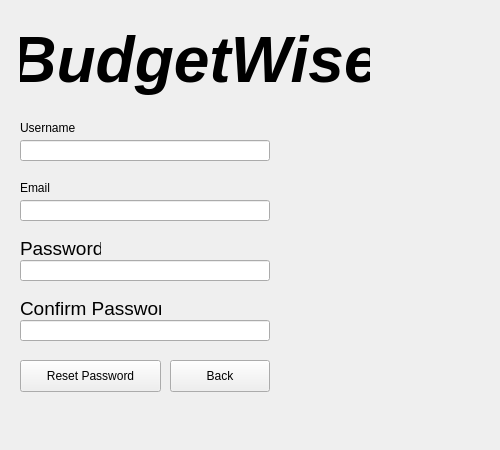
<?xml version="1.0" encoding="UTF-8"?>
<ui version="4.0">
 <class>ForgotPasswordWindow</class>
 <widget class="QWidget" name="ForgotPasswordWindow">
  <property name="geometry">
   <rect>
    <x>0</x>
    <y>0</y>
    <width>500</width>
    <height>450</height>
   </rect>
  </property>
  <property name="windowTitle">
   <string>Form</string>
  </property>
  <widget class="QLabel" name="titleLabel">
   <property name="geometry">
    <rect>
     <x>20</x>
     <y>20</y>
     <width>350</width>
     <height>80</height>
    </rect>
   </property>
   <property name="font">
    <font>
     <pointsize>48</pointsize>
     <italic>true</italic>
     <bold>true</bold>
    </font>
   </property>
   <property name="text">
    <string>BudgetWise</string>
   </property>
   <property name="alignment">
    <set>Qt::AlignCenter</set>
   </property>
  </widget>
  <widget class="QLabel" name="usernameLabel">
   <property name="geometry">
    <rect>
     <x>20</x>
     <y>120</y>
     <width>81</width>
     <height>16</height>
    </rect>
   </property>
   <property name="text">
    <string>Username</string>
   </property>
  </widget>
  <widget class="QLabel" name="emailStatusLabel">
   <property name="geometry">
    <rect>
     <x>90</x>
     <y>180</y>
     <width>200</width>
     <height>16</height>
    </rect>
   </property>
   <property name="text">
    <string/>
   </property>
  </widget>
  <widget class="QLineEdit" name="emailInput">
   <property name="geometry">
    <rect>
     <x>20</x>
     <y>200</y>
     <width>250</width>
     <height>21</height>
    </rect>
   </property>
  </widget>
  <widget class="QLabel" name="usernameStatusLabel">
   <property name="geometry">
    <rect>
     <x>90</x>
     <y>120</y>
     <width>200</width>
     <height>16</height>
    </rect>
   </property>
   <property name="text">
    <string/>
   </property>
  </widget>
  <widget class="QLineEdit" name="usernameInput">
   <property name="geometry">
    <rect>
     <x>20</x>
     <y>140</y>
     <width>250</width>
     <height>21</height>
    </rect>
   </property>
  </widget>
  <widget class="QLabel" name="emailLabel">
   <property name="geometry">
    <rect>
     <x>20</x>
     <y>180</y>
     <width>81</width>
     <height>16</height>
    </rect>
   </property>
   <property name="text">
    <string>Email</string>
   </property>
  </widget>
  <widget class="QPushButton" name="resetPassword">
   <property name="geometry">
    <rect>
     <x>20</x>
     <y>360</y>
     <width>141</width>
     <height>32</height>
    </rect>
   </property>
   <property name="text">
    <string>Reset Password</string>
   </property>
  </widget>
  <widget class="QLabel" name="passwordLabel">
   <property name="geometry">
    <rect>
     <x>20</x>
     <y>240</y>
     <width>81</width>
     <height>16</height>
    </rect>
   </property>
   <property name="font">
    <font>
     <pointsize>14</pointsize>
    </font>
   </property>
   <property name="text">
    <string>Password </string>
   </property>
  </widget>
  <widget class="QLabel" name="passwordStatusLabel">
   <property name="geometry">
    <rect>
     <x>110</x>
     <y>240</y>
     <width>200</width>
     <height>16</height>
    </rect>
   </property>
   <property name="text">
    <string/>
   </property>
  </widget>
  <widget class="QLineEdit" name="passwordInput">
   <property name="geometry">
    <rect>
     <x>20</x>
     <y>260</y>
     <width>250</width>
     <height>21</height>
    </rect>
   </property>
   <property name="font">
    <font>
     <pointsize>14</pointsize>
    </font>
   </property>
   <property name="echoMode">
    <enum>QLineEdit::Password</enum>
   </property>
  </widget>
  <widget class="QLineEdit" name="confirmPasswordInput">
   <property name="geometry">
    <rect>
     <x>20</x>
     <y>320</y>
     <width>250</width>
     <height>21</height>
    </rect>
   </property>
   <property name="font">
    <font>
     <pointsize>14</pointsize>
    </font>
   </property>
   <property name="echoMode">
    <enum>QLineEdit::Password</enum>
   </property>
  </widget>
  <widget class="QLabel" name="confirmPasswordLabel">
   <property name="geometry">
    <rect>
     <x>20</x>
     <y>300</y>
     <width>141</width>
     <height>16</height>
    </rect>
   </property>
   <property name="font">
    <font>
     <pointsize>14</pointsize>
    </font>
   </property>
   <property name="text">
    <string>Confirm Password</string>
   </property>
  </widget>
  <widget class="QPushButton" name="backButton">
   <property name="geometry">
    <rect>
     <x>170</x>
     <y>360</y>
     <width>100</width>
     <height>32</height>
    </rect>
   </property>
   <property name="text">
    <string>Back</string>
   </property>
  </widget>
 </widget>
 <resources/>
 <connections/>
</ui>
